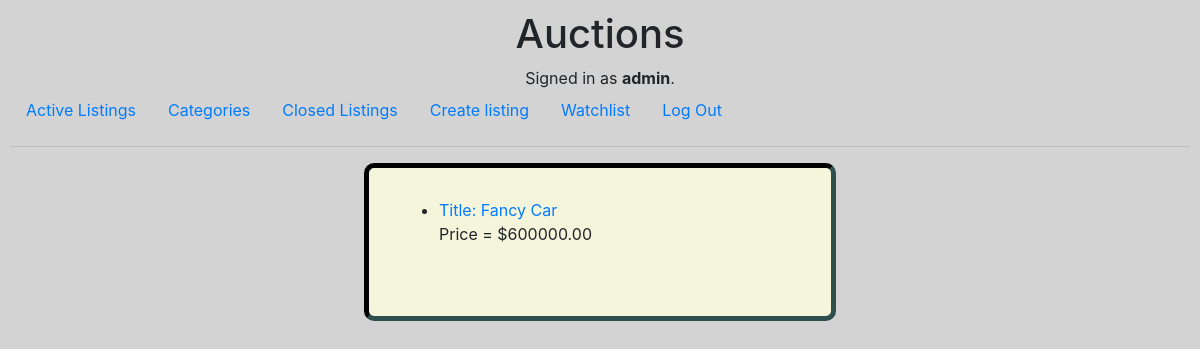
Page /a (signed in) on the committed database.
### auctions/models.py (models this page shows, shortened)
class User(AbstractUser):
    def __str__(self):
        return self.username

class Listing(models.Model):
    name = models.CharField("name", max_length=200)
    description = models.TextField("Description")
    owner = models.ForeignKey(User, on_delete=models.CASCADE)
    category = models.CharField(max_length=1, choices=Categories, default='Other')
    image = models.URLField(blank=True)
    price = models.DecimalField(max_digits=8, decimal_places=2, default=0.00)
    bid = models.ManyToManyField(Bid, blank=True)
    time = models.DateTimeField(auto_now_add=True, blank=True)
    closed = models.BooleanField(default=False)
    comments = models.ManyToManyField(Comment, blank=True, max_length=250)

### auctions/views.py (the view)
# urls.py: path("<cat>", views.category_list, name="category_list")
def category_list(request, cat):
    categories = dict(Categories)
    category = categories.get(cat)
    listings = Listing.objects.filter(category=cat)
    return render(request, "auctions/category.html",{
        "category" : category,
        "listings" : listings
    })

### auctions/templates/auctions/category.html (shortened to what this page needs)
{% extends "auctions/layout.html" %}
{% block body %}
    <ul>
    {% for listing in listings %}
    {% if not listing.closed %}
    <li>
     <div><a href ="{% url 'listing' listing.id %}">Title: {{listing.name}}</a></div>
     <div>Price = ${{listing.price}}</div>
     </li>
     <br>
     {% endif %}
     {% endfor %}
     </ul>
{% endblock %}

### auctions/templates/auctions/layout.html (shortened to what this page needs)
{% load static %}
{% load bootstrap %}
<!DOCTYPE html>
<html lang="en">
    <head>
        <link rel="stylesheet" href="https://stackpath.bootstrapcdn.com/bootstrap/4.4.1/css/bootstrap.min.css">
        <link href="{% static 'auctions/styles.css' %}" rel="stylesheet">
    </head>
    <body>
        <h1>Auctions</h1>
        <div class="centered">
            {% if user.is_authenticated %}
                Signed in as <strong>{{ user.username }}</strong>.
            {% else %}
                Not signed in.
            {% endif %}
        </div>
        <ul class="nav">
            <li class="nav-item">
                <a class="nav-link" href="{% url 'index' %}">Active Listings</a>
            </li>
            <li class="nav-item">
                <a class="nav-link" href="{% url 'categories' %}">Categories</a>
            </li>
            <li class="nav-item">
                <a class="nav-link" href="{% url 'closed' %}">Closed Listings</a>
            </li>
            {% if user.is_authenticated %}
                <li class="nav-item">
                <a class="nav-link" href="{% url 'create' %}">Create listing</a>
                </li>
                <li class="nav-item">
                    <a class="nav-link" href="{% url 'watchlist' %}">Watchlist</a>
                </li>
                <li class="nav-item">
                    <a class="nav-link" style="float: right;" href="{% url 'logout' %}">Log Out</a>
                </li>
            {% endif %}
        </ul>
        <hr>
        <div class="body_extension">
            {% block body %}
            {% endblock %}
        </div>
    </body>
</html>

### auctions/static/auctions/styles.css (style rules this page uses)
body { padding: 10px; background-color: lightgray; }
h1, h2, h4 { text-align: center; }
.centered { text-align: center; }
.body_extension { max-width: 40%; margin-left: 30%; margin-right: 30%; background-color: beige; border-style: inset; border-width: 5px; border-color: darkslategray; border-radius: 10px; padding: 30px; }

### rows in the picture
User: username "admin"
Listing: name "Fancy Car", price "600000.00"
